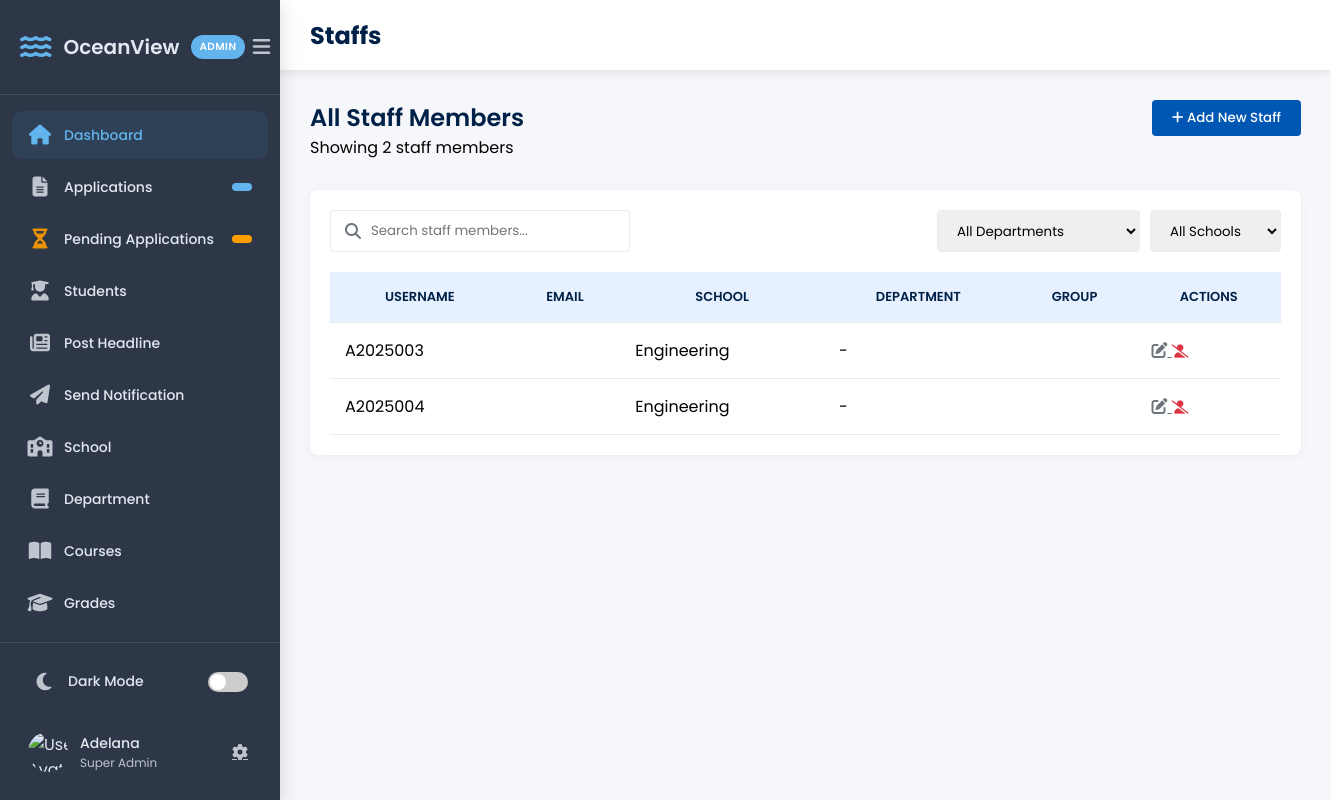
Page /staffs/ (signed in) on the earlier database version.
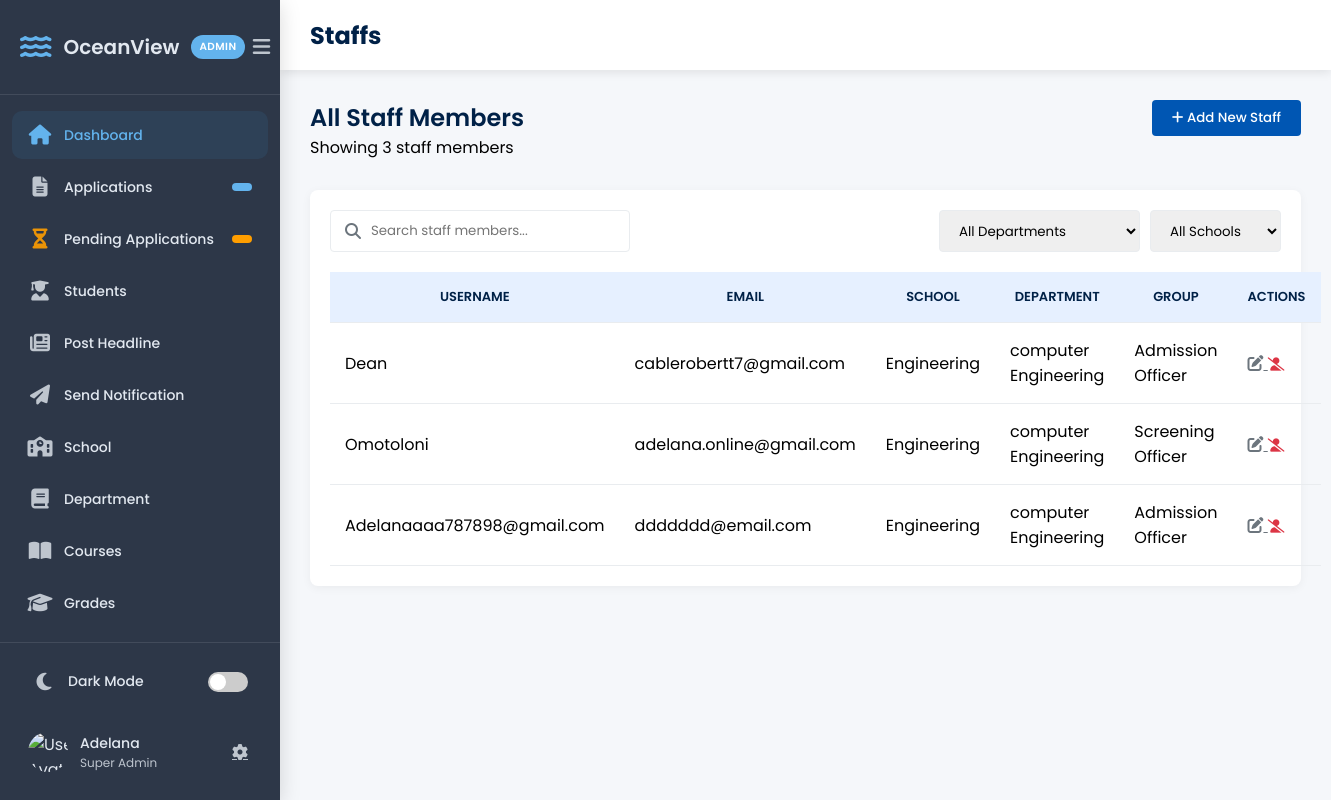
Same page on the later database version.
### portal/models.py (models this page shows, shortened)
class StaffProfile(models.Model):
    user = models.OneToOneField(User, on_delete=models.CASCADE)
    first_name = models.CharField(max_length=100, blank=True, null=True)
    last_name = models.CharField(max_length=100,  blank=True, null=True)
    school = models.ForeignKey(School, on_delete=models.CASCADE)
    department = models.ForeignKey(Department, on_delete=models.SET_NULL, null=True, blank=True)
    group = models.ForeignKey(Group, on_delete=models.SET_NULL, null=True, blank=True)

class School(models.Model):
    name = models.CharField(max_length=100, unique=True)

class Department(models.Model):
    name = models.CharField(max_length=100)
    school = models.ForeignKey(School, on_delete=models.CASCADE, related_name="departments")

### crm/views.py (the view)
# urls.py: path('staffs/', staff_list, name='staff_list'),
@login_required
@user_passes_test(is_superuser)
def staff_list(request):
    staff_profiles = StaffProfile.objects.select_related('user', 'group', 'department', 'school').all()
    departments = Department.objects.all()
    schools = School.objects.all()
    return render(request, 'crm/staff_list.html', {
        'staff_profiles': staff_profiles,
        'departments': departments,
        'schools': schools,
    })

### crm/context_processors.py (called while the page is built)
def user_roles(request):
    if request.user.is_authenticated:
        groups = request.user.groups.values_list("name", flat=True)
        return {"user_groups": groups}
    return {}

### crm/views.py (called while the page is built)
def is_superuser(user):
    return user.is_superuser

### crm/templates/crm/staff_list.html (shortened to what this page needs)
<!DOCTYPE html>
<html lang="en">
<head>
  <link rel="stylesheet" href="https://cdnjs.cloudflare.com/ajax/libs/font-awesome/6.4.0/css/all.min.css"/>
</head>
<body>
  {% include 'crm/sidebar.html' %}
  <div id="content">
    <div class="header">
      <h1>Staffs</h1>
    </div>
    <div class="main-content">
      <div class="page-header">
        <div class="page-title">
          <h2>All Staff Members</h2>
          <p>Showing {{ staff_profiles|length }} staff members</p>
        </div>
        <div class="page-actions">
          {% if perms.crm.add_staffprofile %}
            <button class="btn btn-primary" onclick="window.location.href='{% url 'create_staff_profile'%}'">
              <i class="fas fa-plus"></i> Add New Staff
            </button>
          {% endif %}
        </div>
      </div>
      <div class="staff-table-container">
        <div class="table-header">
          <form method="GET" action="#">
            <div class="search-box">
              <i class="fas fa-search"></i>
              <input type="text" name="q" placeholder="Search staff members..." value="{{ request.GET.q }}">
            </div>
          </form>
          <div class="table-actions">
            <select id="department-filter">
              <option value="">All Departments</option>
            </select>
            <select id="school-filter">
              <option value="">All Schools</option>
            </select>
          </div>
        </div>
        <table>
          <thead>
            <tr>
              <th>Username</th>
              <th>Email</th>
              <th>School</th>
              <th>Department</th>
              <th>Group</th>
              <th>Actions</th>
            </tr>
          </thead>
          <tbody>
            {% for profile in staff_profiles %}
            <tr>
              <td>{{ profile.user.username }}</td>
              <td>{{ profile.user.email }}</td>
              <td>{{ profile.school.name }}</td>
              <td>{{ profile.department.name|default:"-" }}</td>
              <td>{{ profile.group.name }}</td>
              <td>
                {% if perms.crm.change_staffprofile %}
                <a href="{% url 'edit_staff' profile.user.id %}" class="action-btn" title="Edit">
    <i class="fas fa-edit"></i>
</a>
                {% endif %}
                {% if profile.user.is_active %}
                  <button class="action-btn text-danger" onclick="disableStaff({{ profile.user.id }})"><i class="fas fa-user-slash"></i></button>
                {% else %}
                  <button class="action-btn text-success" onclick="enableStaff({{ profile.user.id }})"><i class="fas fa-user-check"></i></button>
                {% endif %}
              </td>
            </tr>
            {% empty %}
            <tr><td colspan="6" style="text-align:center;">No staff members found</td></tr>
            {% endfor %}
          </tbody>
        </table>
      </div>
    </div>
  </div>
</body>
</html>

Differences in the rows shown:
removed StaffProfile: user.username "A2025003", school.name "Engineering", department.name "-"
removed StaffProfile: user.username "A2025004", school.name "Engineering", department.name "-"
added StaffProfile: user.username "Dean", user.email "cablerobertt7@gmail.com", school.name "Engineering", department.name "computer Engineering", group.name "Admission Officer"
added StaffProfile: user.username "Omotoloni", user.email "adelana.online@gmail.com", school.name "Engineering", department.name "computer Engineering", group.name "Screening Officer"
added StaffProfile: user.username "Adelanaaaa787898@gmail.com", user.email "ddddddd@email.com", school.name "Engineering", department.name "computer Engineering", group.name "Admission Officer"
Other differences:
{{ staff_profiles|length }}: "2" → "3"
